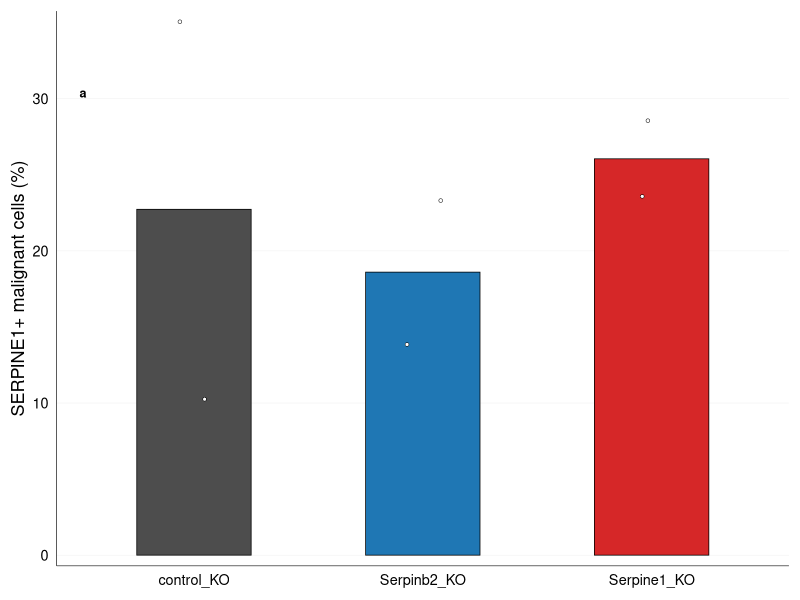
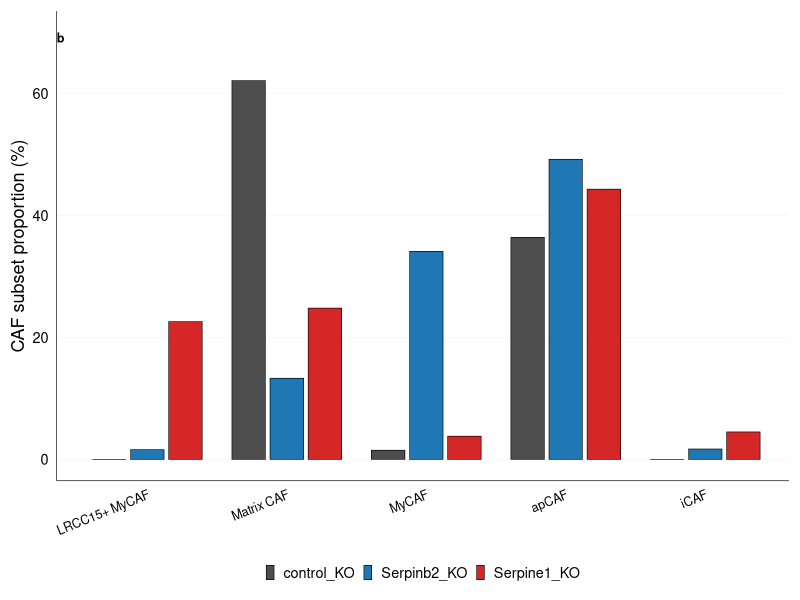
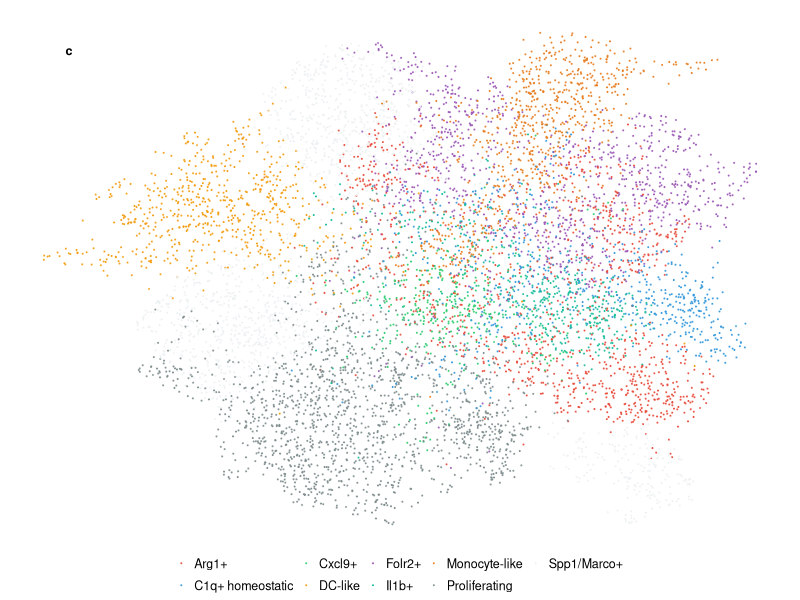
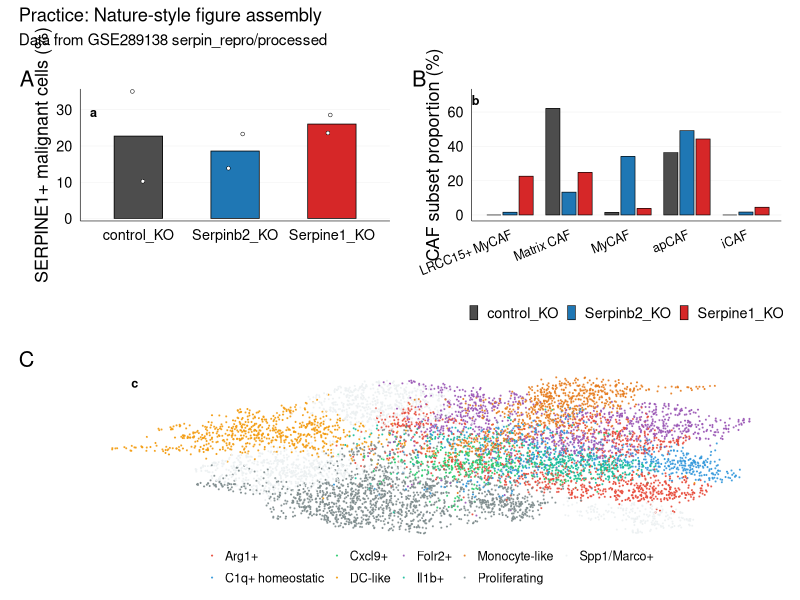
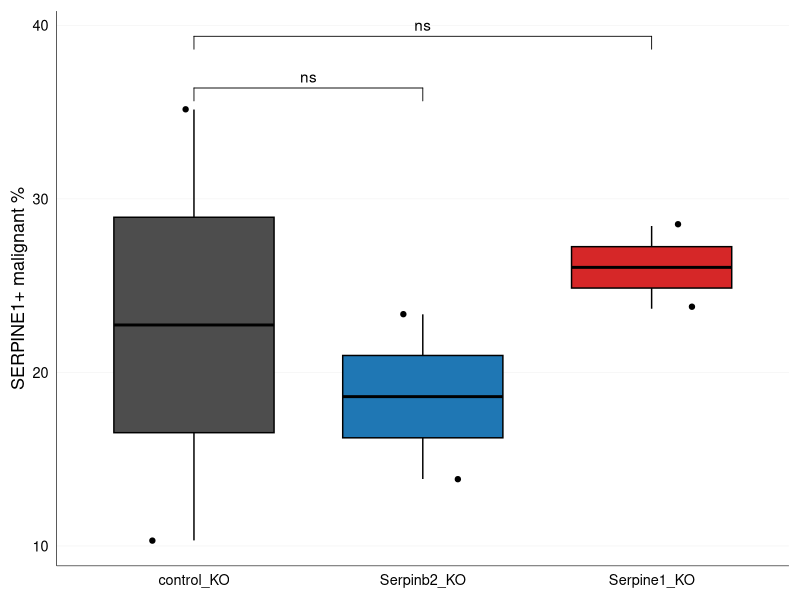
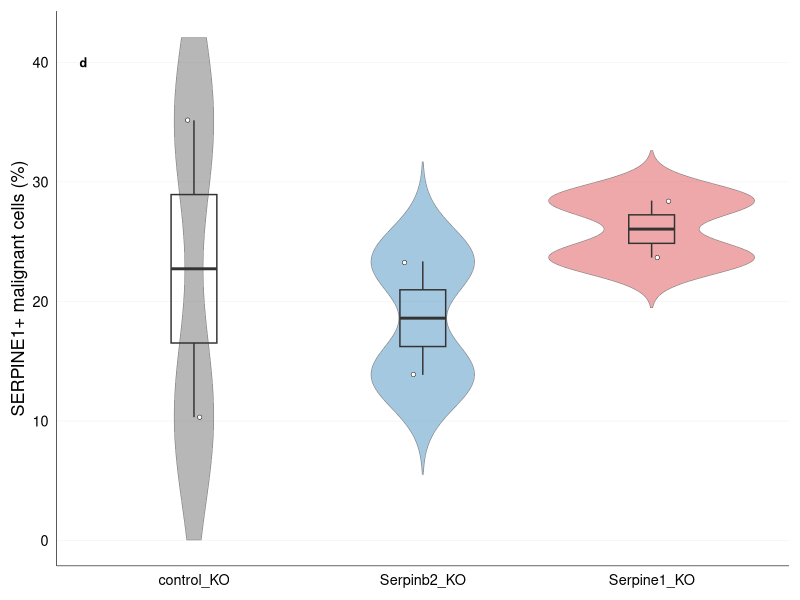
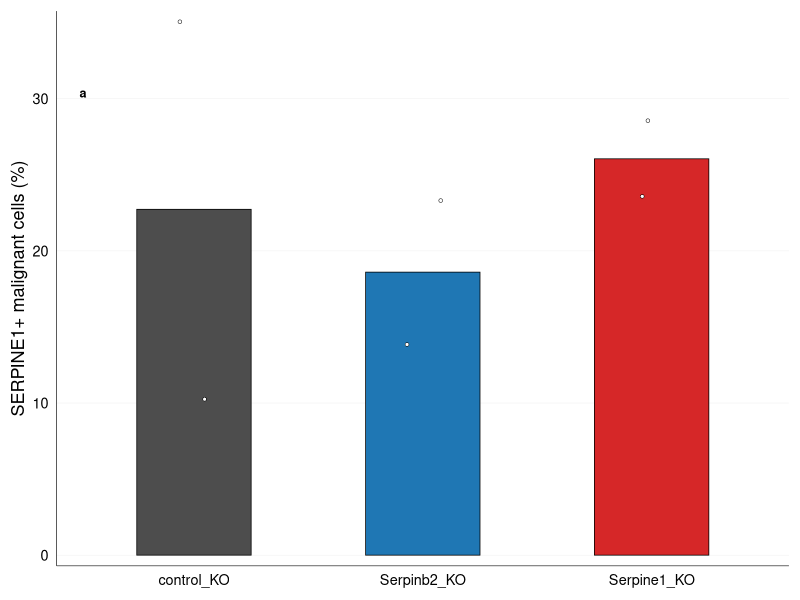
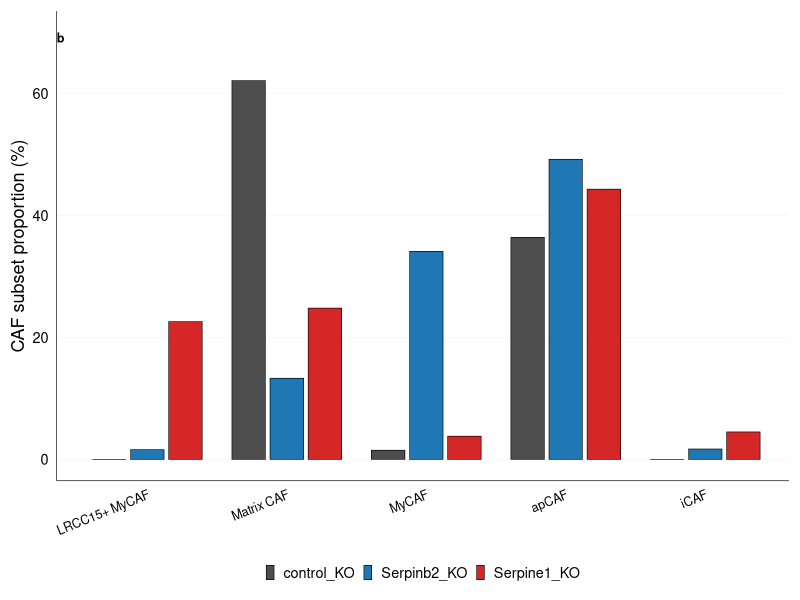

Recreate these plots in R, in order.
# Practice figures — Nature-style from real project data
# Data: methods_paper/figs_reproduction/plot_tables/
# Libraries: ggplot2, patchwork, ggpubr (all base R)

suppressPackageStartupMessages({
  library(ggplot2)
  library(patchwork)
})

OUT <- "E:/pancreatic_cancer/submit/painting_libraries/practice_figs"
dir.create(OUT, recursive=TRUE, showWarnings=FALSE)

COL_CTRL  <- "#4d4d4d"
COL_B     <- "#1f77b4"
COL_E     <- "#d62728"
THEME_NATURE <- function() {
  theme_minimal(base_size=13) +
    theme(panel.grid.minor = element_blank(),
          panel.grid.major.x = element_blank(),
          panel.grid.major.y = element_line(colour="#ededed", linewidth=0.15),
          axis.line = element_line(colour="black", linewidth=0.22),
          axis.text  = element_text(colour="black"),
          plot.margin = margin(8,8,8,8))
}

# =====================================================================
# Exercise 1: SERPIN detection proportion — bar + points (Fig 2 style)
# =====================================================================
df_serpin <- read.delim("methods_paper/figs_reproduction/plot_tables/serpin_detection.tsv")
df_serpin$genotype_f <- factor(df_serpin$genotype,
                                levels=c("control_KO","Serpinb2_KO","Serpine1_KO"))

mean_df <- aggregate(mal_serpine1_pct ~ genotype_f, df_serpin, mean)
names(mean_df)[2] <- "mean"
pts_df  <- data.frame(genotype_f=df_serpin$genotype_f,
                      value   =df_serpin$mal_serpine1_pct)
colors1 <- c(control_KO=COL_CTRL, Serpinb2_KO=COL_B, Serpine1_KO=COL_E)

p1 <- ggplot(mean_df, aes(genotype_f, mean, fill=genotype_f)) +
  geom_col(width=0.5, colour="black", linewidth=0.26) +
  scale_fill_manual(values=colors1, guide="none") +
  geom_point(data=pts_df, aes(genotype_f, value), shape=21, fill="white",
             colour="black", stroke=0.26, size=1.1,
             position=position_jitter(width=0.08, seed=7)) +
  annotate("text", x=0.5, y=max(mean_df$mean)*1.18, label="a",
           hjust=0, vjust=1, size=3.2, fontface="bold") +
  labs(y="SERPINE1+ malignant cells (%)", x=NULL) +
  THEME_NATURE() +
  scale_y_continuous(expand=c(0.02,0))
print(p1)
ggsave(file.path(OUT,"ex1_serpin_detection.png"), p1, width=4.2, height=3.5, dpi=300)


# =====================================================================
# Exercise 2: CAF subset composition — grouped bar (Fig 2f style)
# =====================================================================
df_caf <- read.delim("methods_paper/figs_reproduction/plot_tables/caf_subsets.tsv")
cat("CAF columns:", paste(names(df_caf), collapse=", "), "\n")
# Columns after read.delim: LRCC15..MyCAF, Matrix.CAF, MyCAF, apCAF, iCAF
caf_types_orig <- c("LRCC15..MyCAF","Matrix.CAF","MyCAF","apCAF","iCAF")
caf_labels     <- c("LRCC15+ MyCAF","Matrix CAF","MyCAF","apCAF","iCAF")
df_caf <- df_caf[df_caf$chemistry == "Flex", ]
long_df <- do.call(rbind, mapply(function(orig, label) {
  data.frame(caf_type=factor(label, levels=caf_labels),
             genotype_f=factor(df_caf$genotype,
                               levels=c("control_KO","Serpinb2_KO","Serpine1_KO")),
             pct=round(as.numeric(df_caf[[orig]]), 1))
}, orig=caf_types_orig, label=caf_labels, SIMPLIFY=FALSE))

p2 <- ggplot(long_df, aes(caf_type, pct, fill=genotype_f)) +
  geom_bar(stat="identity", position=position_dodge(0.82),
           width=0.72, colour="black", linewidth=0.22) +
  scale_fill_manual(values=colors1) +
  annotate("text", x=0.35, y=70, label="b",
           hjust=0, vjust=1, size=3.2, fontface="bold") +
  labs(x=NULL, y="CAF subset proportion (%)", fill=NULL) +
  THEME_NATURE() +
  theme(axis.text.x = element_text(size=9, angle=22, hjust=1),
        legend.position = "bottom",
        legend.key.size = unit(0.22, "cm"))
print(p2)
ggsave(file.path(OUT,"ex2_caf_subsets.png"), p2, width=5.5, height=3.8, dpi=300)


# =====================================================================
# Exercise 3: UMAP — myeloid cells sampled to 8k (Fig 3g style)
# =====================================================================
cat("Loading UMAP coords ...\n")
df_umap <- read.delim("methods_paper/figs_reproduction/plot_tables/myeloid_umap.tsv",
                       stringsAsFactors=FALSE)
set.seed(42)
n_sample <- min(8000, nrow(df_umap))
sub_umap <- df_umap[sample(nrow(df_umap), n_sample), ]
umap_colors <- c("#e74c3c","#3498db","#2ecc71","#f39c12",
                 "#9b59b6","#1abc9c","#e67e22","#7f8c8d",
                 "#ecf0f1","#95a5a6")

p3 <- ggplot(sub_umap, aes(UMAP1, UMAP2, colour=subset)) +
  geom_point(size=0.1, alpha=0.75) +
  scale_colour_manual(values=umap_colors) +
  annotate("text", x=min(sub_umap$UMAP1)+0.5, y=max(sub_umap$UMAP2)-0.5,
           label="c", size=3.2, fontface="bold", colour="black") +
  theme_void(base_size=13) +
  theme(legend.position = "bottom",
        legend.text    = element_text(size=9),
        legend.title   = element_blank(),
        legend.key.size= unit(0.2, "cm"),
        plot.margin    = margin(6,6,6,6))
print(p3)
ggsave(file.path(OUT,"ex3_myeloid_umap.png"), p3, width=5, height=4.2, dpi=300)


# =====================================================================
# Exercise 4: Combine three panels into one Figure-like layout
# =====================================================================
combined <- (p1 | p2) / p3
combined <- combined +
  plot_layout(heights=c(1, 1.3)) +
  plot_annotation(tag_levels="A", title="Practice: Nature-style figure assembly",
                  subtitle="Data from GSE289138 serpin_repro/processed")
print(combined)
ggsave(file.path(OUT,"ex4_combined.png"), combined, width=9, height=8, dpi=300)


# =====================================================================
# Exercise 5: Boxplot with ggpubr significance brackets
# Requires: install.packages("ggpubr")
# =====================================================================
if (requireNamespace("ggpubr", quietly=TRUE)) {
suppressPackageStartupMessages({ library(ggpubr) })

p5 <- ggboxplot(df_serpin, x="genotype_f", y="mal_serpine1_pct",
                fill="genotype_f", color="black", palette=colors1,
                add="jitter", jitter.width=0.15, point.shape=21, point.fill="white",
                font.label=list(face="bold", size=10)) +
  stat_compare_means(method="wilcox.test", label="p.signif",
                     comparisons=list(c("control_KO","Serpinb2_KO"),
                                      c("control_KO","Serpine1_KO"))) +
  scale_fill_manual(values=colors1, guide="none") +
  labs(x=NULL, y="SERPINE1+ malignant %") +
  THEME_NATURE()
print(p5)
ggsave(file.path(OUT,"ex5_boxplot_ggpubr.png"), p5, width=4.5, height=4, dpi=300)
cat("Exercise 5: saved ex5_boxplot_ggpubr.png\n")
} else {
  cat("SKIP ex5: ggpubr not installed. Run: install.packages('ggpubr')\n")
}


# =====================================================================
# Exercise 6: Simple dot/violin from serpin_detection (classic Nature style)
# =====================================================================
p6 <- ggplot(df_serpin, aes(genotype_f, mal_serpine1_pct, fill=genotype_f)) +
  geom_violin(alpha=0.4, colour="grey50", trim=FALSE, linewidth=0.2) +
  geom_boxplot(width=0.2, outlier.shape=NA, fill=NA) +
  geom_point(position=position_jitter(width=0.12, seed=3),
             shape=21, fill="white", colour="black", stroke=0.25, size=1.3) +
  scale_fill_manual(values=colors1, guide="none") +
  annotate("text", x=0.5, y=max(df_serpin$mal_serpine1_pct)*1.15,
           label="d", size=3.2, fontface="bold", hjust=0, vjust=1) +
  labs(y="SERPINE1+ malignant cells (%)", x=NULL) +
  THEME_NATURE() +
  ylim(0, max(df_serpin$mal_serpine1_pct)*1.2)
print(p6)
ggsave(file.path(OUT,"ex6_violin_dotplot.png"), p6, width=4.2, height=4, dpi=300)


cat("\nDone. All figures saved to:", OUT, "\n")
list.files(OUT)
